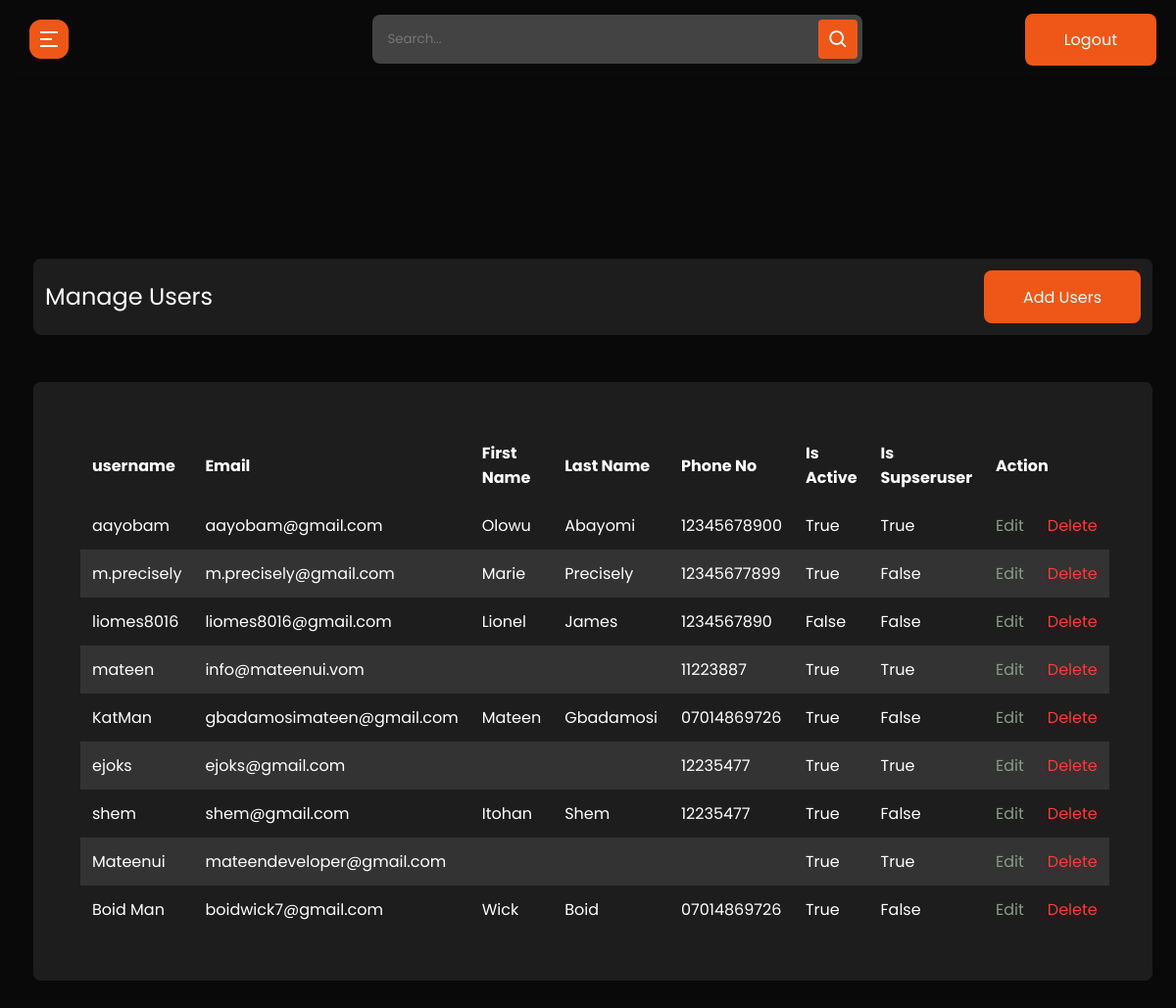
Page /admin-user-list/ (signed in) on the earlier database version.
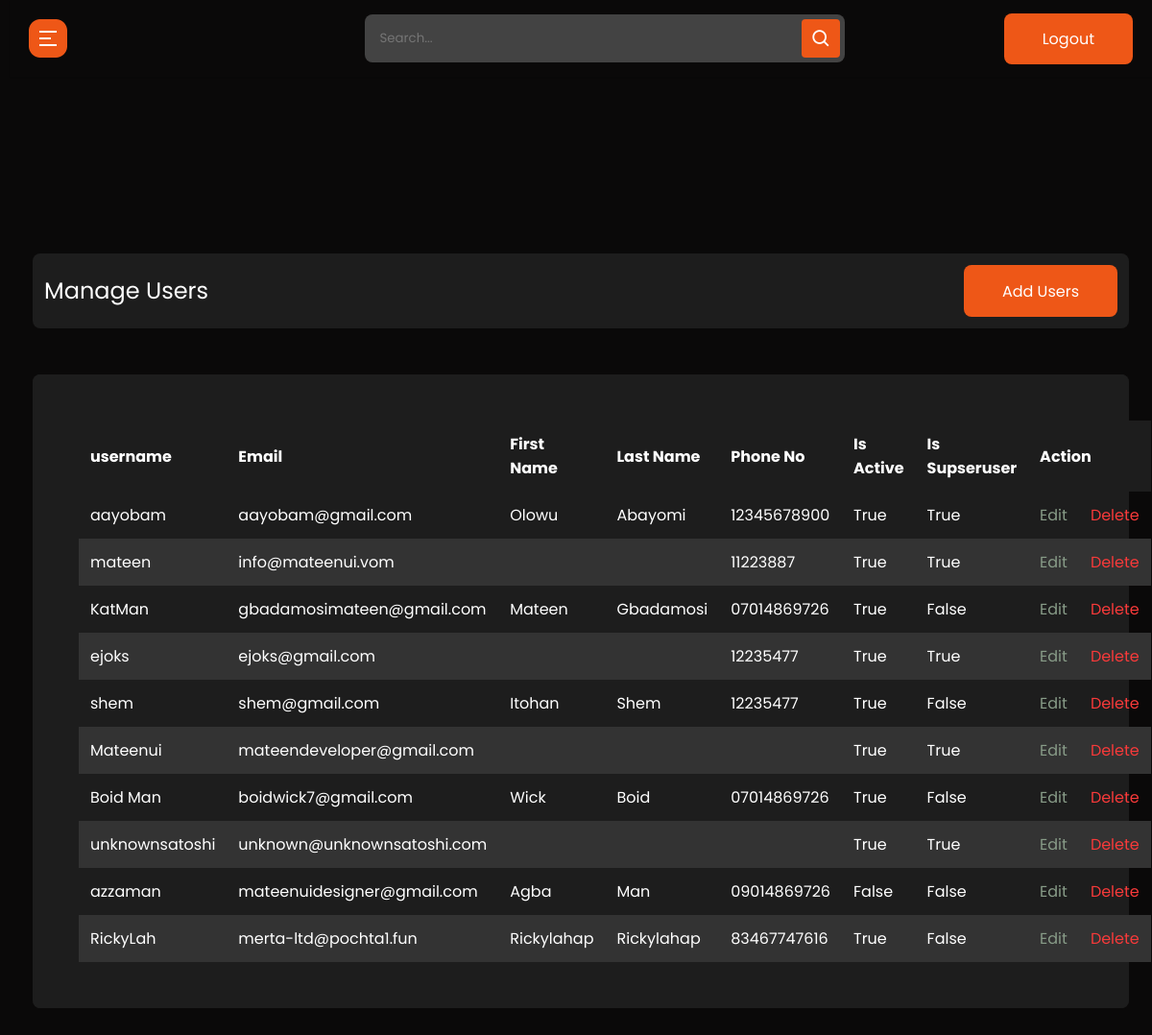
Same page on the later database version.
### userprolog/models.py (models this page shows, shortened)
class User(AbstractBaseUser, PermissionsMixin):
    id = models.UUIDField(primary_key=True, default=uuid.uuid4, editable=False, unique=True)
    username = models.CharField(max_length=200, unique=True, blank=True)
    email = models.EmailField(max_length=200, unique=True, blank=False)
    first_name = models.CharField(max_length=200, blank=True)
    last_name = models.CharField(max_length=200, blank=True)
    phone_no = models.CharField(max_length=11,validators=[MaxLengthValidator(11)])
    profile_picture = models.ImageField(null=True, blank=True, default="default_user_image.jpeg", upload_to="profile_image/",)
    is_active = models.BooleanField(default=False)
    is_staff = models.BooleanField(default=False)
    is_superuser = models.BooleanField(default=False)
    date_joined = models.DateTimeField(auto_now_add=True)
    created = models.DateTimeField(auto_now_add=True)
    updated = models.DateTimeField(auto_now=True)
    objects = UserManager()
    EMAIL_FIELD = 'email'
    USERNAME_FIELD = 'username'
    REQUIRED_FIELDS = ['email',]

### cms/decorators.py (the view)
        def wrapper_func(request, *args, **kwargs):
            group = None
            if request.user.groups.exists():
                group = request.user.groups.all()[0].name
            if group in allowed_roles:
                return view_func(request, *args, **kwargs)
            else:
                return redirect("unauthorized-page")

### cms/views.py (called while the page is built)
@login_required(login_url='admin-login')
@allowed_user(allowed_roles=['admin'])
@admin_only
def admin_user_list(request):
    template_name = "cms/admin-user/index.html"
    users = User.objects.all()
    context = {"users":users}
    return render(request, template_name, context)

### cms/templates/cms/admin-user/index.html
{% extends 'admin_base.html' %}
{% load static %}
{% block content %}
  <section class="panel-section" style=margin-top:-700px>
    <div class="panel-content">
      <div class="page-wrapper admin-wrapper">
        <section class="alt-nav">
            <h4>Manage Users</h4>
            <a href="{% url 'admin-create-user' %}" class="btn">Add Users</a>
        </section>
        <div class="content-container">
          <section class="trade-table">
              <table>
                <thead>
                  <tr>
                    <th scope="col">username</th>
                    <th scope="col">Email</th>
                    <th scope="col">First Name</th>
                    <th scope="col">Last Name</th>
                    <th scope="col">Phone No</th>
                    <th scope="col">Is Active</th>
                    <th scope="col">Is Supseruser</th>
                    <th scope="col" colspan="2">Action</th>
                  </tr>
                </thead>
                <tbody>
                  {% for user in users %}
                    <tr>
                      <td data-label="Username">{{ user.username }}</td>
                      <td data-label="Email">{{ user.email }}</td>
                      <td data-label="First Name">{{ user.first_name|title }}</td>
                      <td data-label="Last Name">{{ user.last_name|title }}</td>
                      <td data-label="Phone No">{{ user.phone_no}}</td>
                      <td data-label="Is Active">{{ user.is_active}}</td>
                      <td data-label="Is Supseruser">{{ user.is_superuser }}</td>
                      <td data-label="Action"><a href="{% url 'admin-update-user' user.id %}" class="edit">Edit</a></td>
                      <td data-label="Action"><a href="{% url 'admin-delete-user' user.id %}" class="delete">Delete</a></td>
                    </tr>
                  {% endfor %}
                </tbody>
              </table>
          </section>
        </div>
      </div>
    </div>
  </section>
{% endblock content %}

### cms/templates/admin_base.html (shortened to what this page needs)
{% load static %}
<!DOCTYPE html>
<html lang="en">
<head>
  <link rel="stylesheet" type="text/css" href="{% static './css/style.css' %}" />
  <link rel="stylesheet" type="text/css" href="{% static './css/admin.css' %}" />
  <link rel="stylesheet" type="text/css" href="{% static './css/sidebar.css' %}">
  <link href="https://cdn.jsdelivr.net/npm/remixicon@2.5.0/fonts/remixicon.css" rel="stylesheet">
  <link href='https://unpkg.com/boxicons@2.0.7/css/boxicons.min.css' rel='stylesheet'>
  <link rel="stylesheet" href="https://cdnjs.cloudflare.com/ajax/libs/font-awesome/5.15.1/css/all.min.css">
</head>
<body>
  <section class="panel-section">
    <nav class="panel-nav">
      <div class="sidebar-button">
        <img src="{% static 'images/hamburger.png' %}" class='bx bx-menu sidebarBtn'></i>
      </div>
      <div class="search-box">
        <form action="" method="get">
          <input type="search" placeholder="Search...">
          <i class='bx bx-search'></i>
        </form>
      </div>
      <div>
        <a href="{% url 'admin-logout' %}" class="btn">Logout</a>
      </div>
    </nav>
  </section>
  {% block content %} {% endblock %}
</body>
</html>

### static/css/style.css (style rules this page uses)
html { scroll-behavior: smooth; }
* { margin: 0; padding: 0; -webkit-box-sizing: border-box; box-sizing: border-box; }
body { font-family: "Poppins", sans-serif; background-color: #0a0909; color: #fff; max-width: 1440px; margin: auto; }
.page-wrapper { padding: 0 24px; }
h4 { font-size: clamp(20px, 3vw, 24px); }
h2, h4, h5 { line-height: 1.2; }
a { text-decoration: none; color: #fff; }
.btn { padding: 15px 40px; border: 0px; border-radius: 8px; background-color: #ee5717; font-family: "Poppins", sans-serif; -webkit-transition: 0.3s; transition: 0.3s; height: 54px; width: auto; }
a.btn { text-decoration: none; color: #fff; }
img { object-fit: cover; object-position: center; }
.trade-table { width: 90%; background-color: #1d1d1d; margin: auto; margin-top: 48px; border-radius: 8px; padding: 48px; }
.trade-table table { border-collapse: collapse; width: 100%; }
.trade-table table thead { font-weight: 500; }
.trade-table table td, .trade-table table th { text-align: left; padding: 12px; }
.trade-table table th { background-color: #1d1d1d; }
.trade-table table tr:nth-child(even) { background-color: #333333; border-radius: 8px; }
section.alt-nav { margin-top: 60px; }

### static/css/admin.css (style rules this page uses)
* { font-family: "Poppins", sans-serif; }
.edit { color: #889c88; -webkit-transition: 0.3s; transition: 0.3s; }
.delete { color: #F83A3A; -webkit-transition: 0.3s; transition: 0.3s; }
.alt-nav { width: 100%; display: -webkit-box; display: -ms-flexbox; display: flex; -webkit-box-pack: justify; -ms-flex-pack: justify; justify-content: space-between; -webkit-box-align: center; -ms-flex-align: center; align-items: center; padding: 12px; background-color: #1D1D1D; border-radius: 8px; margin-top: 24px; }
.alt-nav h4 { font-weight: 400; }
.trade-table { width: 100%; }
.trade-table thead { font-weight: normal; }
.trade-table tbody { font-weight: 400; }
.content-container { background-color: #1D1D1D; margin: 48px 0; border-radius: 8px; }

### static/css/sidebar.css (style rules this page uses)
.panel-section { position: relative; min-height: 100vh; width: calc(100% - 240px); left: 240px; transition: all 0.5s ease; }
.panel-section .panel-nav { display: flex; justify-content: space-between; height: 80px; background: #0A0909; display: flex; align-items: center; position: fixed; width: calc(100% - 240px); left: 240px; z-index: 100; padding: 0 20px; box-shadow: 0 1px 1px rgba(0, 0, 0, 0.1); transition: all 0.5s ease; }
.panel-section .panel-nav .sidebar-button { display: flex; align-items: center; }
.panel-nav .sidebar-button img { width: 40px; height: auto; }
.panel-section .panel-nav .search-box { position: relative; height: 50px; max-width: 500px; width: 100%; margin: 0 20px; }
.search-box form { height: 50px; }
.panel-nav .search-box input { height: 100%; width: 100%; outline: none; background: #434343; border-radius: 8px; padding: 0 15px; border: 0px; color: #fff; }
.panel-nav .search-box .bx-search { position: absolute; height: 40px; width: 40px; background: #EE5717; right: 5px; top: 50%; transform: translateY(-50%); border-radius: 4px; line-height: 40px; text-align: center; color: #fff; font-size: 22px; transition: all 0.4 ease; }
.panel-section .panel-content { position: relative; padding-top: 104px; }
@media (max-width: 1240px) { .panel-section { width: calc(100% - 10px); left: 10px; } }
@media (max-width: 1240px) { .panel-section .panel-nav { width: calc(100% - 10px); left: 10px; } }

Differences in the rows shown:
removed User: username "m.precisely", email "m.precisely@gmail.com", first_name "Marie", last_name "Precisely", phone_no "12345677899", is_active "True", is_superuser "False"
removed User: username "liomes8016", email "liomes8016@gmail.com", first_name "Lionel", last_name "James", phone_no "1234567890", is_active "False", is_superuser "False"
added User: username "unknownsatoshi", email "unknown@unknownsatoshi.com", is_active "True", is_superuser "True"
added User: username "azzaman", email "mateenuidesigner@gmail.com", first_name "Agba", last_name "Man", phone_no "09014869726", is_active "False", is_superuser "False"
added User: username "RickyLah", email "merta-ltd@pochta1.fun", first_name "Rickylahap", last_name "Rickylahap", phone_no "83467747616", is_active "True", is_superuser "False"
